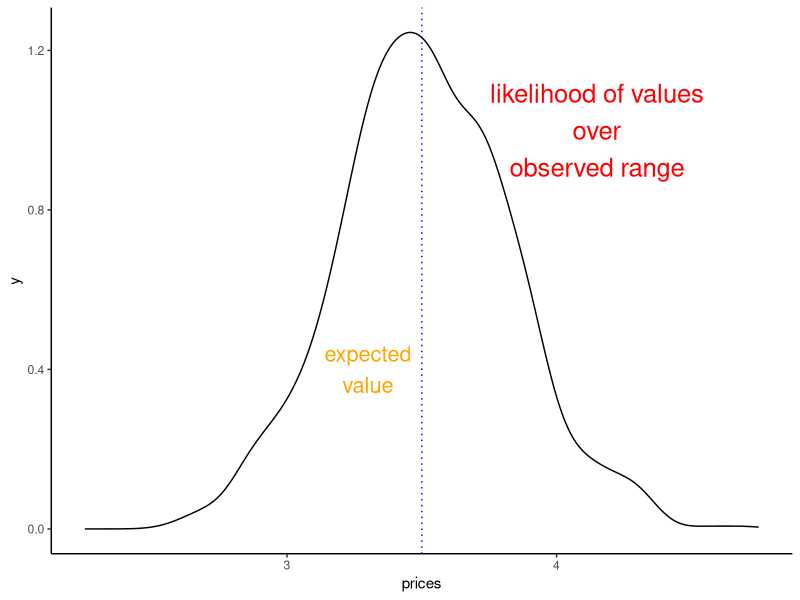

This figure's R source: (Note: this script raises an error after producing the figure.)
library(ggplot2)

dd <- data.frame(prices=rnorm(1000,3.5,.3))

# prediction with expected value and uncertainty range
ggplot(dd, aes(prices))  +
  geom_density() + labs(list(title="Expected Value\n and Uncertainty", y="",x="range of outcomes"))+
  xlim(2.25, 4.75) + theme_classic() +
  annotate("text", x=3.3 , y=0.4, label="expected\nvalue", color="orange", size=5.5) +
  geom_vline(xintercept = 3.5, linetype="dotted", color="blue")+
  annotate("text", x=4.15 , y=1, label="likelihood of values\nover\nobserved range", color="red", size=6.5) + ggsave("./images/predict_expected_value_range.png", width=8,height = 6)



# milk example
p <-ggplot(dd, aes(prices))  +
  geom_density() + labs(list(title="Milk Prices", y=""))+
  xlim(2.25, 4.75) + theme_classic()  +
  annotate("text", x=c(2.5,4.5) , y=.15, label=c("bargain!","ripoff!"), color="blue", size=8.5) +
  annotate("text", x=3.3 , y=0.4, label="expected\nprice", color="orange", size=5.5) +
  annotate("text", x=4.15 , y=1, label="frequency of prices\nover\nobserved range", color="red", size=6.5) +
  geom_vline(xintercept = 3.5, linetype="dotted") +  annotate("text", x=c(2.95,3.65,4) , y=.1, label=c("Aldi\n$2.95","Tops\n$3.65","Wegmans\n$4.00"), color="black", size=5.5)

p + ggsave("./images/milk_expected_value_range.png", width=8,height = 6)



# shrinking uncertainty

ggplot()  +
  geom_density(data=data.frame(prices=rnorm(1000,3.5,.3)), aes(prices), color="blue") +
  geom_density(data=data.frame(prices=rnorm(1000,3.5,3)), aes(prices), color="red") +
  geom_density(data=data.frame(prices=rnorm(1000,3.5,1)), aes(prices), color="purple") +
  annotate("text", x=5.5 , y=1, label="highly certain", color="blue", size=5.5) +
  annotate("text", x=6 , y=.25, label="certain", color="purple", size=5.5) +
  annotate("text", x=9 , y=.1, label="highly uncertain", color="red", size=5.5) +
  geom_vline(xintercept = 3.5, linetype="dotted", color="black")+
  labs(list(title="Ranges of Uncertainty", y="",x="range of outcomes")) + theme_classic()  +
  ggsave("./images/ranges_of_uncertainty.png", width=8,height = 6)
